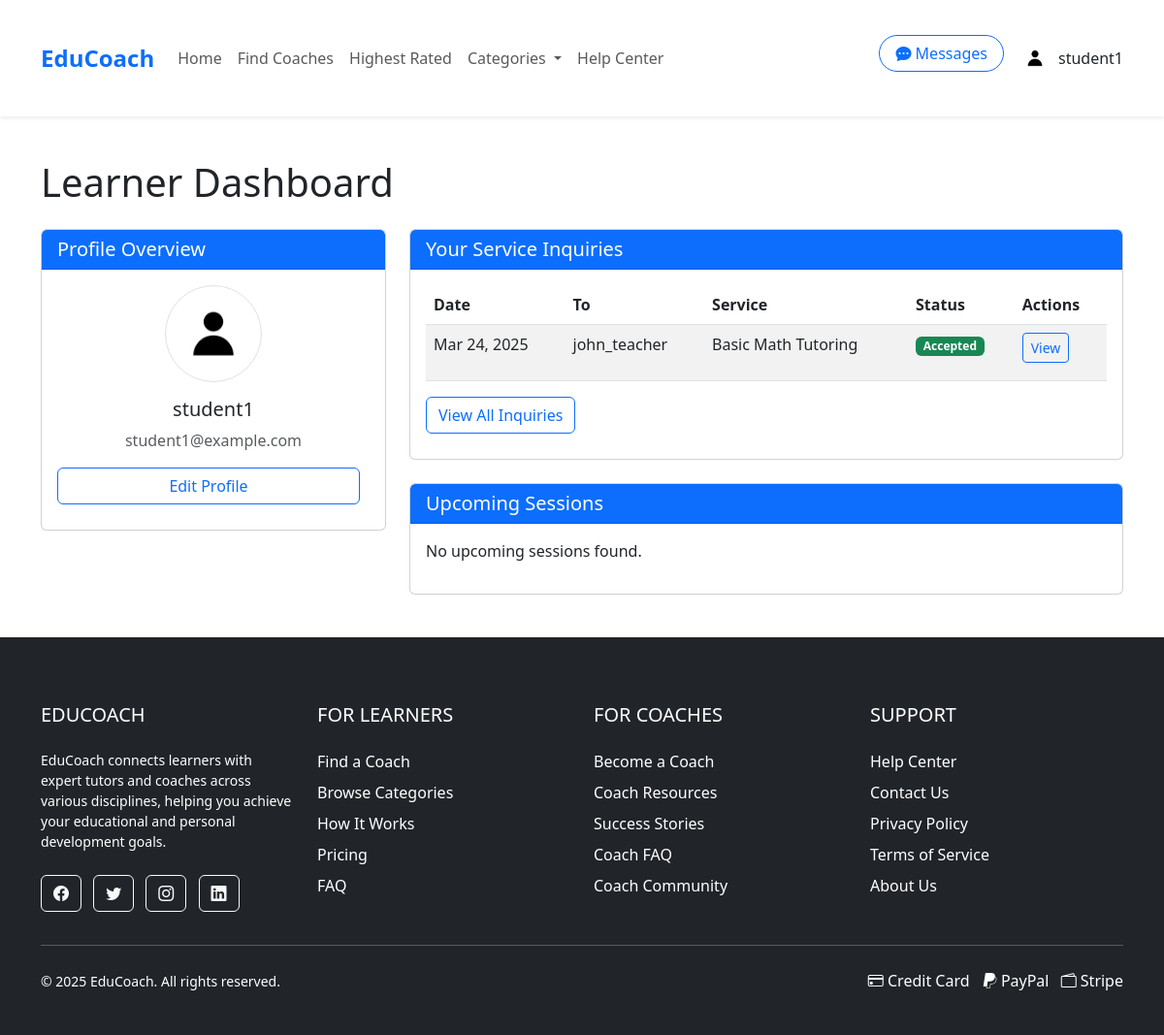
The page /pages/dashboard.php (signed in) on the database as committed earlier.
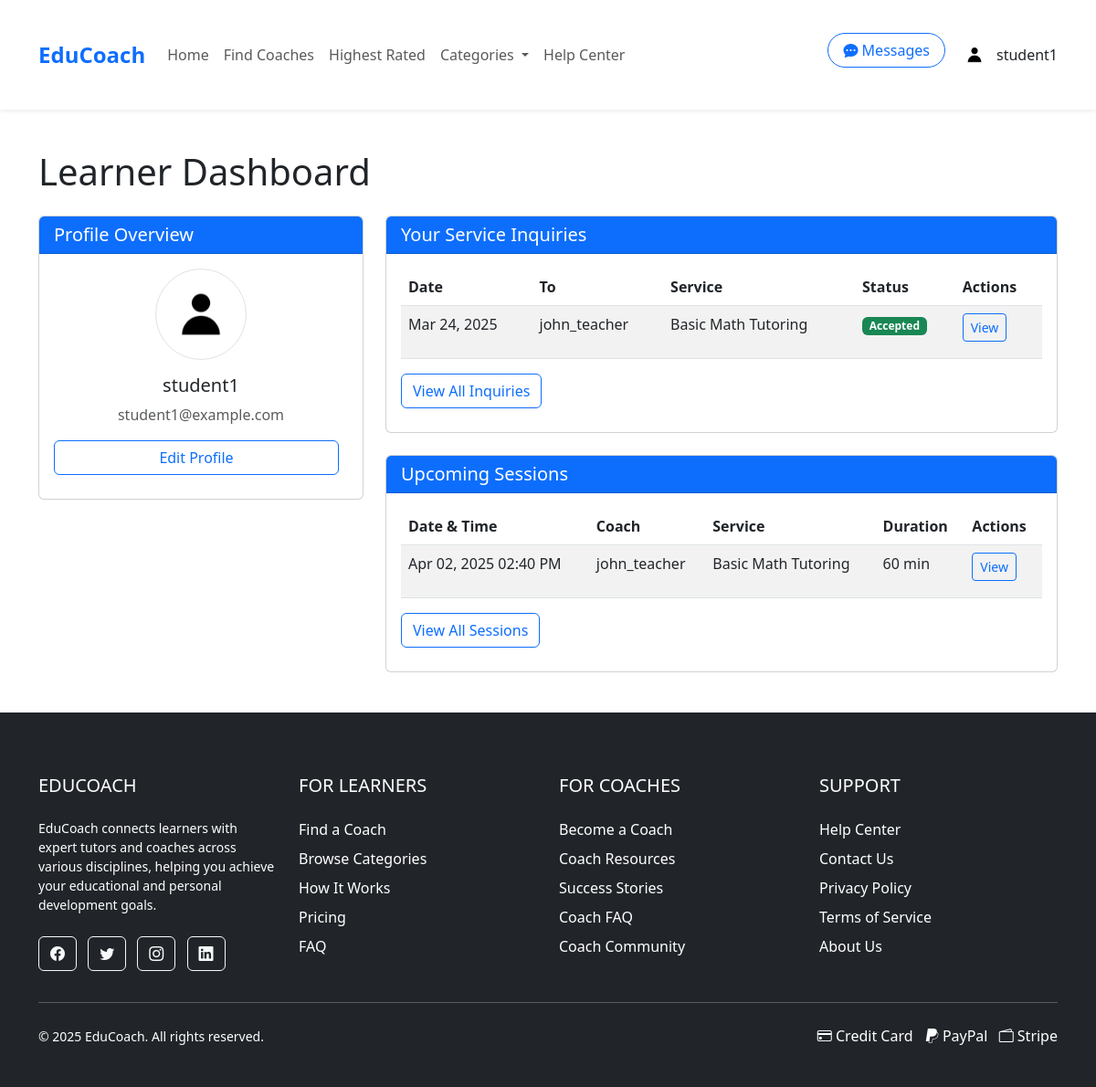
The same page on the database as committed later.
### tables this page shows
CREATE TABLE serviceinquiries (
    inquiry_id INT PRIMARY KEY AUTO_INCREMENT,
    user_id INT,
    coach_id INT,
    tier_id INT,
    status ENUM('pending', 'accepted', 'rejected', 'completed') DEFAULT 'pending',
    message TEXT,
    created_at TIMESTAMP DEFAULT CURRENT_TIMESTAMP,
    FOREIGN KEY (user_id) REFERENCES Users(user_id) ON DELETE CASCADE,
    FOREIGN KEY (coach_id) REFERENCES Coaches(coach_id) ON DELETE CASCADE,
    FOREIGN KEY (tier_id) REFERENCES ServiceTiers(tier_id) ON DELETE SET NULL
);

CREATE TABLE Users (
    user_id INT PRIMARY KEY AUTO_INCREMENT,
    username VARCHAR(50) NOT NULL,
    email VARCHAR(100) NOT NULL UNIQUE,
    password_hash VARCHAR(255) NOT NULL,
    user_type ENUM('regular', 'business', 'admin') DEFAULT 'regular',
    profile_image VARCHAR(255),
    bio TEXT,
    created_at TIMESTAMP DEFAULT CURRENT_TIMESTAMP,
    is_banned BOOLEAN DEFAULT FALSE,
    reset_token VARCHAR(64) DEFAULT NULL,
    reset_expires DATETIME DEFAULT NULL,
    last_login DATETIME DEFAULT NULL
);

CREATE TABLE ServiceTiers (
    tier_id INT PRIMARY KEY AUTO_INCREMENT,
    coach_id INT,
    name VARCHAR(50) NOT NULL,
    description TEXT,
    price DECIMAL(8,2) NOT NULL,
    FOREIGN KEY (coach_id) REFERENCES Coaches(coach_id) ON DELETE CASCADE
);

CREATE TABLE sessions (
    session_id INT PRIMARY KEY AUTO_INCREMENT,
    inquiry_id INT,
    learner_id INT,
    coach_id INT,
    tier_id INT,
    scheduled_time DATETIME,
    duration INT,  
    status ENUM('scheduled', 'completed', 'cancelled'),
    FOREIGN KEY (inquiry_id) REFERENCES serviceinquiries(inquiry_id) ON DELETE SET NULL,
    FOREIGN KEY (learner_id) REFERENCES Users(user_id) ON DELETE CASCADE,
    FOREIGN KEY (coach_id) REFERENCES Coaches(coach_id) ON DELETE CASCADE,
    FOREIGN KEY (tier_id) REFERENCES ServiceTiers(tier_id) ON DELETE SET NULL
);

### pages/dashboard.php (the view, shortened to what the rows shown need)
<?php
require __DIR__ . '/../includes/db_connection.php';
$user_id = $_SESSION['user_id'];
$user_type = $_SESSION['user_type'] ?? 'regular';
$is_coach = ($user_type === 'business');
try {
    if ($is_coach) {
        $stmt = $pdo->prepare("
            SELECT c.*, u.username, u.email, u.profile_image, u.bio
            FROM Coaches c
            JOIN Users u ON c.user_id = u.user_id
            WHERE c.user_id = ?
        ");
        $stmt->execute([$user_id]);
        $coach = $stmt->fetch(PDO::FETCH_ASSOC);
        if ($coach) {
            $stmt = $pdo->prepare("
                SELECT * FROM ServiceTiers
                WHERE coach_id = ?
            ");
            $stmt->execute([$coach['coach_id']]);
            $serviceTiers = $stmt->fetchAll(PDO::FETCH_ASSOC);
            $stmt = $pdo->prepare("
                SELECT si.*, u.username as learner_name, st.name as tier_name
                FROM ServiceInquiries si
                JOIN Users u ON si.user_id = u.user_id
                JOIN ServiceTiers st ON si.tier_id = st.tier_id
                WHERE si.coach_id = ?
                ORDER BY si.created_at DESC
                LIMIT 5
            ");
            $stmt->execute([$coach['coach_id']]);
            $inquiries = $stmt->fetchAll(PDO::FETCH_ASSOC);
            $stmt = $pdo->prepare("
                SELECT s.*, u.username as learner_name, st.name as tier_name
                FROM Sessions s
                JOIN Users u ON s.learner_id = u.user_id
                JOIN ServiceTiers st ON s.tier_id = st.tier_id
                WHERE s.coach_id = ? AND s.status = 'scheduled'
                ORDER BY s.scheduled_time ASC
                LIMIT 5
            ");
            $stmt->execute([$coach['coach_id']]);
            $upcomingSessions = $stmt->fetchAll(PDO::FETCH_ASSOC);
        } else {
            $serviceTiers = [];
            $inquiries = [];
            $upcomingSessions = [];
        }
    } else {
        $stmt = $pdo->prepare("
            SELECT si.*, u.username as coach_name, st.name as tier_name
            FROM ServiceInquiries si
            JOIN Coaches c ON si.coach_id = c.coach_id
            JOIN Users u ON c.user_id = u.user_id
            JOIN ServiceTiers st ON si.tier_id = st.tier_id
            WHERE si.user_id = ?
            ORDER BY si.created_at DESC
            LIMIT 5
        ");
        $stmt->execute([$user_id]);
        $inquiries = $stmt->fetchAll(PDO::FETCH_ASSOC);
        $stmt = $pdo->prepare("
            SELECT s.*, u.username as coach_name, st.name as tier_name
            FROM Sessions s
            JOIN Coaches c ON s.coach_id = c.coach_id
            JOIN Users u ON c.user_id = u.user_id
            JOIN ServiceTiers st ON s.tier_id = st.tier_id
            WHERE s.learner_id = ? AND s.status = 'scheduled'
            ORDER BY s.scheduled_time ASC
            LIMIT 5
        ");
        $stmt->execute([$user_id]);
        $upcomingSessions = $stmt->fetchAll(PDO::FETCH_ASSOC);
    }
} catch (PDOException $e) {
    $error = "Database error: " . $e->getMessage();
}
include __DIR__ . '/../includes/header.php';
?>
<div class="container mt-4">
    <div class="row">
        <div class="col-md-12">
            <h1 class="mb-4">
                <?php echo ($is_coach) ? 'Coach Dashboard' : 'Learner Dashboard'; ?>
            </h1>
            </div>
        </div>
    <div class="row">
        <div class="col-md-8">
            <div class="card mb-4">
                <div class="card-body">
                    <?php if (isset($inquiries) && count($inquiries) > 0): ?>
                        <table class="table table-striped">
                            <thead>
                                <tr>
                                    <th>Date</th>
                                    <th><?= $is_coach ? 'From' : 'To' ?></th>
                                    <th>Service</th>
                                    <th>Status</th>
                                    <th>Actions</th>
                                </tr>
                            </thead>
                            <tbody>
                                <?php foreach ($inquiries as $inquiry): ?>
                                <tr>
                                    <td><?= date('M d, Y', strtotime($inquiry['created_at'])) ?></td>
                                    <td><?= htmlspecialchars($is_coach ? $inquiry['learner_name'] : $inquiry['coach_name']) ?></td>
                                    <td><?= htmlspecialchars($inquiry['tier_name']) ?></td>
                                    <td>
                                        <span class="badge <?=
                                            $inquiry['status'] === 'pending' ? 'bg-warning' :
                                            ($inquiry['status'] === 'accepted' ? 'bg-success' :
                                            ($inquiry['status'] === 'completed' ? 'bg-info' : 'bg-danger'))
                                        ?>">
                                            <?= ucfirst($inquiry['status']) ?>
                                        </span>
                                    </td>
                                    <td>
                                        <a href="inquiry-details.php?id=<?= $inquiry['inquiry_id'] ?>" class="btn btn-sm btn-outline-primary">View</a>
                                    </td>
                                </tr>
                                <?php endforeach; ?>
                            </tbody>
                        </table>
                    <?php endif; ?>
                        </div>
                    </div>
            <div class="card mb-4">
                <div class="card-body">
                    <?php if (isset($upcomingSessions) && count($upcomingSessions) > 0): ?>
                        <table class="table table-striped">
                            <thead>
                                <tr>
                                    <th>Date & Time</th>
                                    <th><?= $is_coach ? 'Learner' : 'Coach' ?></th>
                                    <th>Service</th>
                                    <th>Duration</th>
                                    <th>Actions</th>
                                </tr>
                            </thead>
                            <tbody>
                                <?php foreach ($upcomingSessions as $session): ?>
                                <tr>
                                    <td><?= date('M d, Y h:i A', strtotime($session['scheduled_time'])) ?></td>
                                    <td><?= htmlspecialchars($is_coach ? $session['learner_name'] : $session['coach_name']) ?></td>
                                    <td><?= htmlspecialchars($session['tier_name']) ?></td>
                                    <td><?= $session['duration'] ?> min</td>
                                    <td>
                                        <a href="session-details.php?id=<?= $session['session_id'] ?>" class="btn btn-sm btn-outline-primary">View</a>
                                    </td>
                                </tr>
                                <?php endforeach; ?>
                            </tbody>
                        </table>
                    <?php else: ?>
                        <p>No upcoming sessions found.</p>
                    <?php endif; ?>
                </div>
            </div>
        </div>
    </div>
</div>
<?php include __DIR__ . '/../includes/footer.php'; ?>

Rows that differ between the two databases and show on the page:
added sessions: scheduled_time "Apr 02, 2025 02:40 PM", users.username "john_teacher", tier.name "Basic Math Tutoring", duration "60"
Other text that changed with them:
text no longer shown: "No upcoming sessions found."
text now shown: "Date & Time Coach Service Duration Actions View All Sessions"
